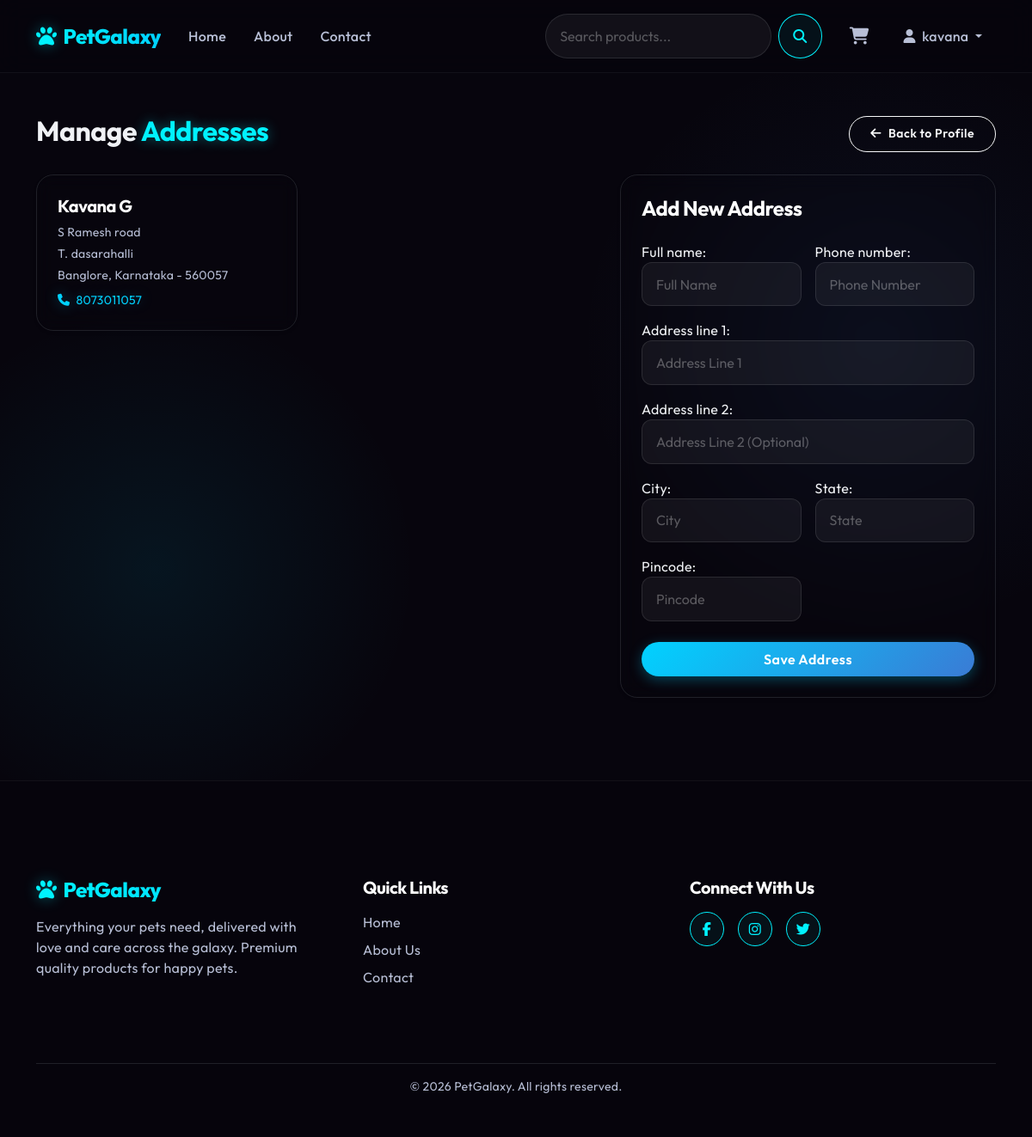
The app's page /addresses/ (signed in) with its own data.
### store/models.py (models this page shows, shortened)
class Address(models.Model):
    user = models.ForeignKey(User, related_name='addresses', on_delete=models.CASCADE)
    full_name = models.CharField(max_length=100)
    phone_number = models.CharField(max_length=15)
    address_line_1 = models.CharField(max_length=255)
    address_line_2 = models.CharField(max_length=255, blank=True, null=True)
    city = models.CharField(max_length=100)
    state = models.CharField(max_length=100)
    pincode = models.CharField(max_length=10)
    is_default = models.BooleanField(default=False)
    class Meta:
        verbose_name_plural = "Addresses"

### store/views.py (the view)
# urls.py: path('addresses/', views.address_list, name='address_list'),
@login_required
def address_list(request):
    addresses = request.user.addresses.all()
    if request.method == 'POST':
        form = AddressForm(request.POST)
        if form.is_valid():
            address = form.save(commit=False)
            address.user = request.user
            address.save()
            messages.success(request, 'Address added successfully.')
            return redirect('address_list')
    else:
        form = AddressForm()
    return render(request, 'address.html', {'addresses': addresses, 'form': form})

### store/forms.py
class AddressForm(forms.ModelForm):
    class Meta:
        model = Address
        fields = ['full_name', 'phone_number', 'address_line_1', 'address_line_2', 'city', 'state', 'pincode']
        widgets = {
            'full_name': forms.TextInput(attrs={'class': 'form-control', 'placeholder': 'Full Name'}),
            'phone_number': forms.TextInput(attrs={'class': 'form-control', 'placeholder': 'Phone Number'}),
            'address_line_1': forms.TextInput(attrs={'class': 'form-control', 'placeholder': 'Address Line 1'}),
            'address_line_2': forms.TextInput(attrs={'class': 'form-control', 'placeholder': 'Address Line 2 (Optional)'}),
            'city': forms.TextInput(attrs={'class': 'form-control', 'placeholder': 'City'}),
            'state': forms.TextInput(attrs={'class': 'form-control', 'placeholder': 'State'}),
            'pincode': forms.TextInput(attrs={'class': 'form-control', 'placeholder': 'Pincode'}),
        }

### store/cart.py (called while the page is built)
    def __len__(self):
        return sum(item['quantity'] for item in self.cart.values())

### store/context_processors.py (called while the page is built)
def cart(request):
    return {'cart': Cart(request)}

### templates/address.html (shortened to what this page needs)
{% extends 'base.html' %}
{% load static %}
{% block content %}
<div class="container py-5">
    <div class="d-flex justify-content-between align-items-center mb-4">
        <h2 class="fw-bold">Manage <span class="text-neon-cyan">Addresses</span></h2>
        <a href="{% url 'profile' %}" class="btn btn-outline-light btn-sm rounded-pill"><i class="fa-solid fa-arrow-left me-2"></i>Back to Profile</a>
    </div>
    <div class="row g-5">
        <div class="col-lg-7">
            <div class="row g-4">
                {% if addresses %}
                    {% for address in addresses %}
                    <div class="col-md-6">
                        <div class="card bg-transparent border-secondary border-opacity-25 shadow-sm h-100">
                            <div class="card-body">
                                <h5 class="card-title text-white fw-bold">{{ address.full_name }}</h5>
                                <p class="card-text text-muted small mb-1">{{ address.address_line_1 }}</p>
                                {% if address.address_line_2 %}<p class="card-text text-muted small mb-1">{{ address.address_line_2 }}</p>{% endif %}
                                <p class="card-text text-muted small mb-2">{{ address.city }}, {{ address.state }} - {{ address.pincode }}</p>
                                <p class="card-text text-neon-blue small"><i class="fa-solid fa-phone me-1"></i> {{ address.phone_number }}</p>
                            </div>
                        </div>
                    </div>
                    {% endfor %}
                {% else %}
                    <div class="col-12">
                        <div class="alert alert-info bg-transparent border-info text-white">
                            You don't have any saved addresses. Add one below.
                        </div>
                    </div>
                {% endif %}
            </div>
        </div>
        <div class="col-lg-5">
            <div class="card bg-transparent border-secondary border-opacity-25 p-4 shadow-sm sticky-top" style="top: 100px;">
                <h4 class="fw-bold text-white mb-4">Add New Address</h4>
                <form method="POST">
                    <div class="row g-3">
                        {% for field in form %}
                        <div class="col-md-{% if field.name == 'address_line_1' or field.name == 'address_line_2' %}12{% else %}6{% endif %}">
                            {{ field.label_tag }}
                            {{ field }}
                        </div>
                        {% endfor %}
                        <div class="col-12 mt-4">
                            <button type="submit" class="btn btn-primary w-100 rounded-pill py-2">Save Address</button>
                        </div>
                    </div>
                </form>
            </div>
        </div>
    </div>
</div>
{% endblock %}

### templates/base.html (shortened to what this page needs)
{% load static %}
<!DOCTYPE html>
<html lang="en">
<head>
    <link href="https://cdn.jsdelivr.net/npm/bootstrap@5.3.2/dist/css/bootstrap.min.css" rel="stylesheet">
    <link rel="stylesheet" href="{% static 'css/style.css' %}">
    <link rel="stylesheet" href="https://cdnjs.cloudflare.com/ajax/libs/font-awesome/6.4.2/css/all.min.css">
</head>
<body>
    {% if not hide_navbar %}
    <nav class="navbar navbar-expand-lg navbar-dark sticky-top">
        <div class="container">
            <a class="navbar-brand" href="{% url 'home' %}">
                <i class="fa-solid fa-paw me-2"></i>PetGalaxy
            </a>
            <div class="collapse navbar-collapse" id="navbarNav">
                <ul class="navbar-nav me-auto">
                    <li class="nav-item">
                        <a class="nav-link" href="{% url 'home' %}">Home</a>
                    </li>
                    <li class="nav-item">
                        <a class="nav-link" href="{% url 'about' %}">About</a>
                    </li>
                    <li class="nav-item">
                        <a class="nav-link" href="{% url 'contact' %}">Contact</a>
                    </li>
                </ul>
                <form class="d-flex me-3" action="{% url 'search' %}" method="GET">
                    <input class="form-control me-2 rounded-pill" type="search" name="q" placeholder="Search products..." aria-label="Search" value="{{ request.GET.q }}">
                    <button class="btn btn-outline-primary rounded-circle px-3" type="submit"><i class="fa-solid fa-search"></i></button>
                </form>
                <ul class="navbar-nav">
                    <li class="nav-item me-2">
                        <a class="nav-link position-relative" href="{% url 'cart_detail' %}">
                            <i class="fa-solid fa-shopping-cart fa-lg"></i>
                        </a>
                    </li>
                    {% if user.is_authenticated %}
                    <li class="nav-item dropdown">
                        <a class="nav-link dropdown-toggle" href="#" id="userDropdown" role="button" data-bs-toggle="dropdown">
                            <i class="fa-solid fa-user me-1"></i> {{ user.username }}
                        </a>
                    </li>
                    {% endif %}
                </ul>
            </div>
        </div>
    </nav>
    {% endif %}
    <main class="flex-grow-1">
        {% block content %}{% endblock %}
    </main>
    {% if not hide_navbar %}
    <footer class="mt-5 text-center">
        <div class="container">
            <div class="row text-start py-5">
                <div class="col-md-4 mb-4">
                    <h4 class="navbar-brand mb-3"><i class="fa-solid fa-paw me-2"></i>PetGalaxy</h4>
                    <p class="text-muted pe-4">Everything your pets need, delivered with love and care across the galaxy. Premium quality products for happy pets.</p>
                </div>
                <div class="col-md-4 mb-4">
                    <h5 class="text-white mb-3 fw-bold">Quick Links</h5>
                    <ul class="list-unstyled">
                        <li class="mb-2"><a href="{% url 'home' %}" class="text-muted text-decoration-none hover-neon">Home</a></li>
                        <li class="mb-2"><a href="{% url 'about' %}" class="text-muted text-decoration-none hover-neon">About Us</a></li>
                        <li class="mb-2"><a href="{% url 'contact' %}" class="text-muted text-decoration-none hover-neon">Contact</a></li>
                    </ul>
                </div>
                <div class="col-md-4 mb-4">
                    <h5 class="text-white mb-3 fw-bold">Connect With Us</h5>
                    <div class="d-flex gap-3 mt-2">
                        <a href="#" class="btn btn-outline-primary rounded-circle d-flex align-items-center justify-content-center" style="width: 40px; height: 40px; padding: 0;"><i class="fa-brands fa-facebook-f"></i></a>
                        <a href="#" class="btn btn-outline-primary rounded-circle d-flex align-items-center justify-content-center" style="width: 40px; height: 40px; padding: 0;"><i class="fa-brands fa-instagram"></i></a>
                        <a href="#" class="btn btn-outline-primary rounded-circle d-flex align-items-center justify-content-center" style="width: 40px; height: 40px; padding: 0;"><i class="fa-brands fa-twitter"></i></a>
                    </div>
                </div>
            </div>
            <div class="border-top border-secondary border-opacity-25 py-3">
                <p class="text-muted small mb-0">&copy; 2026 PetGalaxy. All rights reserved.</p>
            </div>
        </div>
    </footer>
    {% endif %}
</body>
</html>

### static/css/style.css (style rules this page uses)
:root { --bg-dark: #07050d; --bg-mid: #141124; --bg-light: #1e1a33; --bg-card: rgba(30, 26, 51, 0.6); --neon-blue: #00d2ff; --neon-purple: #3a7bd5; --neon-cyan: #00f2fe; --text-main: #f0f2f5; --text-muted: #b8bfd6; --accent: #4facfe; }
body { background-color: var(--bg-dark); background-image: radial-gradient(circle at 15% 50%, rgba(0, 210, 255, 0.08), transparent 25%), radial-gradient(circle at 85% 30%, rgba(58, 123, 213, 0.08), transparent 25%); background-attachment: fixed; color: var(--text-main); font-family: 'Outfit', -apple-system, BlinkMacSystemFont, "Segoe UI", Roboto, sans-serif; min-height: 100vh; display: flex; flex-direction: column; letter-spacing: 0.3px; }
.navbar { background: rgba(7, 5, 13, 0.7) !important; backdrop-filter: blur(15px); -webkit-backdrop-filter: blur(15px); border-bottom: 1px solid rgba(255, 255, 255, 0.05); transition: all 0.3s ease; padding: 1rem 0; }
.navbar-brand { font-weight: 800; font-size: 1.5rem; background: linear-gradient(90deg, var(--neon-cyan), var(--neon-blue)); -webkit-background-clip: text; background-clip: text; -webkit-text-fill-color: transparent; color: transparent; letter-spacing: -0.5px; transition: opacity 0.3s ease; }
.navbar-brand i { color: var(--neon-cyan); -webkit-text-fill-color: initial; filter: drop-shadow(0 0 8px rgba(0, 242, 254, 0.4)); }
.nav-link { color: var(--text-muted) !important; font-weight: 500; padding: 0.5rem 1rem !important; transition: all 0.3s ease; border-radius: 8px; }
.card { background: var(--bg-card); backdrop-filter: blur(10px); -webkit-backdrop-filter: blur(10px); border: 1px solid rgba(255, 255, 255, 0.05); border-radius: 20px; transition: all 0.4s cubic-bezier(0.175, 0.885, 0.32, 1.275); color: var(--text-main); overflow: hidden; box-shadow: 0 10px 30px rgba(0, 0, 0, 0.2); }
.card-body { padding: 1.5rem; }
h1, h2, h3, h4, h5, h6 { font-weight: 700; letter-spacing: -0.5px; }
.text-muted { color: var(--text-muted) !important; }
.text-neon-cyan { color: var(--neon-cyan); text-shadow: 0 0 15px rgba(0, 242, 254, 0.4); }
.text-neon-blue { color: var(--neon-blue); text-shadow: 0 0 15px rgba(0, 210, 255, 0.4); }
.btn { font-weight: 600; letter-spacing: 0.5px; padding: 0.6rem 1.5rem; transition: all 0.3s ease; }
.btn-primary { background: linear-gradient(135deg, var(--neon-blue), var(--neon-purple)); border: none; box-shadow: 0 4px 15px rgba(0, 210, 255, 0.3); }
.btn-outline-primary { color: var(--neon-cyan); border: 1px solid var(--neon-cyan); background: rgba(0, 242, 254, 0.05); }
.form-control { background: rgba(255, 255, 255, 0.05); border: 1px solid rgba(255, 255, 255, 0.1); color: var(--text-main); border-radius: 12px; padding: 0.8rem 1rem; transition: all 0.3s ease; }
.form-control::placeholder { color: rgba(255, 255, 255, 0.3); }
footer { margin-top: auto; background: rgba(7, 5, 13, 0.95); border-top: 1px solid rgba(255, 255, 255, 0.05); padding-top: 4rem; padding-bottom: 2rem; }
.hover-neon { transition: all 0.3s ease; }

### records on screen
Address: full_name "Kavana G", address_line_1 "S Ramesh road", address_line_2 "T. dasarahalli", city "Banglore", state "Karnataka", pincode "560057", phone_number "8073011057"

### other values on screen
{{ user.username }} "kavana"
{{ field.label_tag }} "Full name:" "Phone number:" "Address line 1:" "Address line 2:" "City:" "State:" "Pincode:"
